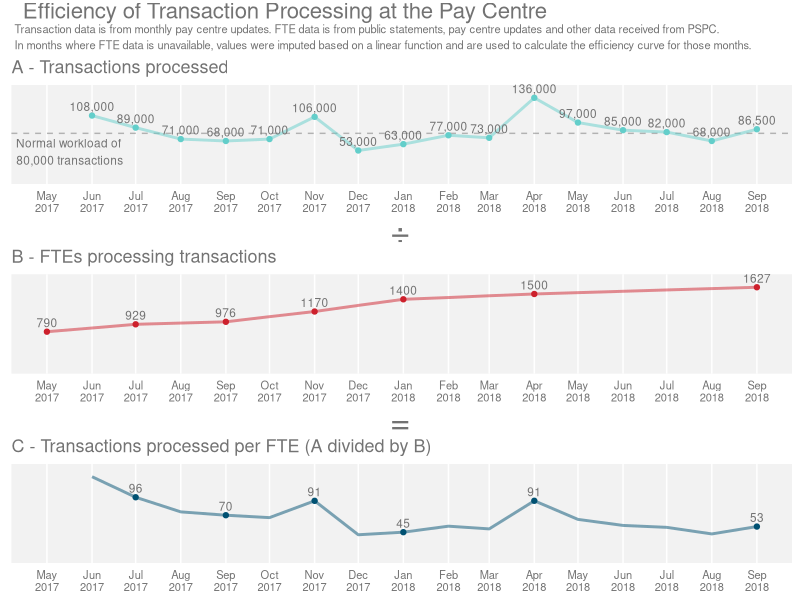
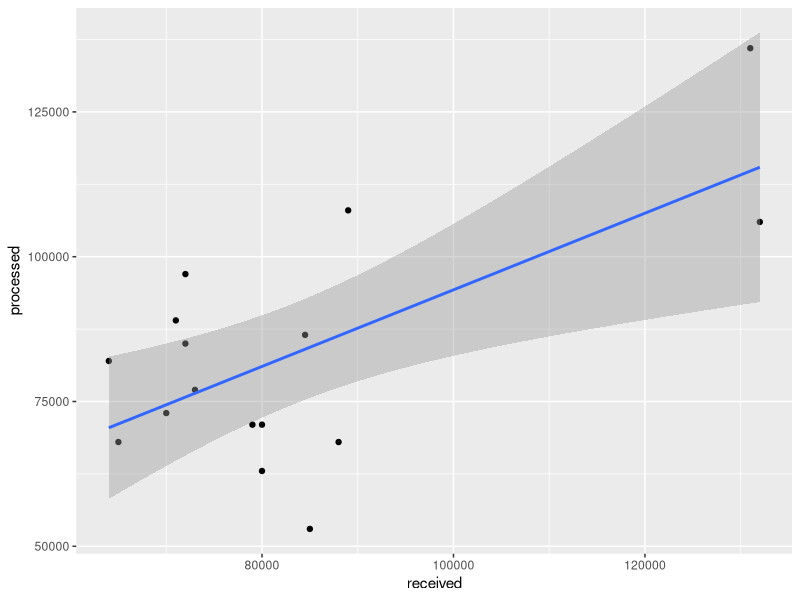
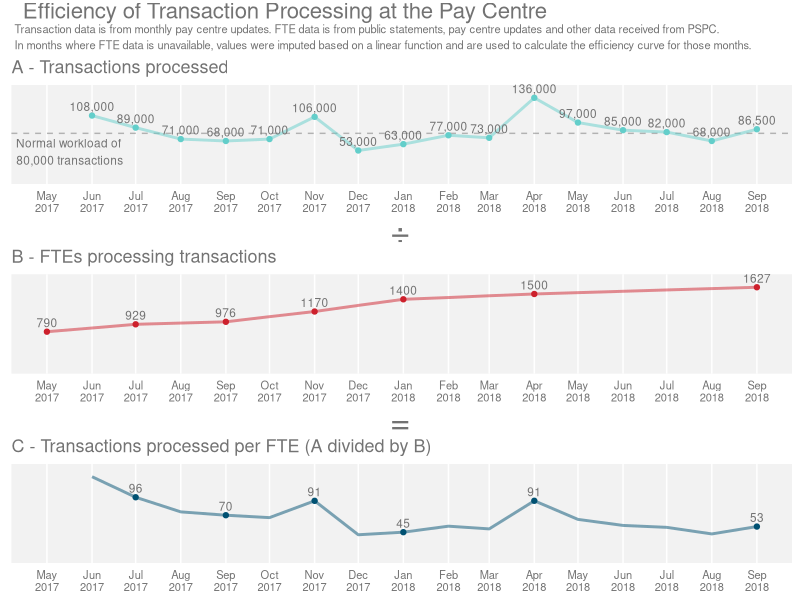

Source code (R) for these figures, in order:
## ---- chunk 1
# Load libraries
library(dplyr)
library(tidyr)
library(ggplot2)
library(readxl)
library(grid)
library(gridExtra)
library(cowplot)
library(scales)

theme_TBS <- function(textSize = 8) {
  theme(
    plot.title = element_text(size = textSize*1.618, hjust = 0, colour = "grey45", face = "plain"),
    plot.subtitle = element_text(face = "plain", size = textSize, colour = "grey45"),
    plot.caption = element_text(face = "italic", size = textSize-1, colour = "grey45"),
    #axis.title.x = element_text(size = textSize, colour = "grey45"),
    axis.title = element_blank(),
    axis.text.x = element_text(angle = 0, size = textSize, colour = "grey45", 
                               inherit.blank = FALSE),
    #axis.text.y = element_text(angle = 0, size = textSize-2, colour = "grey45", 
    #                           inherit.blank = FALSE),
    axis.text.y = element_blank(),
    axis.ticks.x = element_blank(),
    axis.ticks.y = element_blank(),
    panel.background = element_rect(fill = "grey95"),
    panel.grid = element_blank(),
    panel.grid.major.x = element_line(colour = "white"),
    panel.spacing.y = unit(2, "mm"),
    panel.spacing.x = unit(1, "mm"),
    strip.text.y = element_text(angle = 0, size = textSize, colour = "grey45", 
                                inherit.blank = FALSE),
    strip.text.x = element_text(angle = 180, size = textSize, colour = "grey45", 
                                inherit.blank = FALSE),
    strip.background = element_blank(),
    legend.position = "bottom",
    legend.text = element_text(size = textSize, colour = "grey45"),
    legend.title = element_blank(),
    axis.line = element_blank()
  )
}

title_theme <- calc_element("plot.title", theme_TBS())



# Read data and create pay dataframe
pay.df <- read_xlsx("datasets//dashboard_data.xlsx")

# Remove line breay from date, add day (the 15th) and transfrom into a date object
pay.df$month <- gsub("\r?\n|\r", " ", pay.df$month)
pay.df$month <- as.Date(paste0("01 ", pay.df$month), "%d %B %Y")

# Select columns and create Efficiency column (Processed transactions / Staff)
pay.df <- pay.df %>%
  select(month, backlog, received, processed, staff, staff_imp) %>%
  mutate(efficiency = processed / staff) %>%
  mutate(efficiency_imp = processed / staff_imp)
  
# Set colours
processed.clr <- "#63CECA"
staff.clr <- "#CD202C"
efficiency.clr <- "#005172"

# Create a graph of transactions processed by month.
# Add a dashed line indicating the "regular workload" of 80,000 cases per month
plot1 <- ggplot(pay.df, aes(x = month, y = processed, group = processed)) +
  labs(title = "A - Transactions processed") +
  xlab("Month") +
  scale_y_continuous(limits = c(0,NA), labels = comma, expand = expand_scale(mult = c(0,.15))) +
  scale_x_date(date_breaks = "1 month", date_labels = "%b\n%Y") +
  #geom_bar(stat = "identity", aes(y = processed)) +
  geom_hline(yintercept = 80000, linetype = 2, colour = "grey45", alpha = 0.5) +
  geom_path(aes(group=1), size = 1, colour = processed.clr, alpha = 0.5) +
  geom_point(colour = processed.clr) +
  geom_text(vjust = -0.5, size = 3, colour = "grey45", aes(y = processed, label = comma(processed))) +
  annotate("text", hjust = 0.3, vjust = 1.2, size = 3, colour = "grey45",
           y = 80000, 
           x = as.Date("2017-05-02"), 
           label = "Normal workload of \n80,000 transactions") +
  theme_TBS()

# Create a graph of staff levels per month.
# Values are not available for every month.
# Some have been imputed using a simple linear function.
plot2 <- ggplot(pay.df, aes(x = month, y = staff_imp, group = staff)) +
  labs(title = "B - FTEs processing transactions") +
  xlab("Month") +
  scale_y_continuous(limits = c(0,NA), expand = expand_scale(mult = c(0,.15))) +
  scale_x_date(date_breaks = "1 month", date_labels = "%b\n%Y") +
  geom_path(aes(group=1), size = 1, colour = staff.clr, alpha = 0.5) +
  geom_point(aes(y = staff), colour = staff.clr) + 
  geom_text(vjust = -0.5, size = 3, colour = "grey45", aes(y = staff, label = round(staff,0))) +
  theme_TBS()

# Create a graph of transactions per staff (efficiency) by month
plot3 <- ggplot(pay.df, aes(x = month, y = efficiency_imp, group = efficiency_imp)) +
  labs(title = "C - Transactions processed per FTE (A divided by B)") +
  xlab("Month") +
  scale_y_continuous(limits = c(0,NA), expand = expand_scale(mult = c(0,.15))) +
  scale_x_date(date_breaks = "1 month", date_labels = "%b\n%Y") +
  geom_path(aes(group=1), size = 1, colour = efficiency.clr, alpha = 0.5) +
  geom_point(aes(y = efficiency), colour = efficiency.clr) +
  geom_text(vjust = -0.5, size = 3, colour = "grey45", aes(y = efficiency, label = round(efficiency,0))) +
  theme_TBS()

title.grb <- textGrob("Efficiency of Transaction Processing at the Pay Centre", hjust = 0.72, gp=gpar(fontsize=16, col ="grey45"))
subtitle.grb <- textGrob("Transaction data is from monthly pay centre updates. FTE data is from public statements, pay centre updates and other data received from PSPC. \nIn months where FTE data is unavailable, values were imputed based on a linear function and are used to calculate the efficiency curve for those months.", 
                         x = unit(0.018,"npc"), 
                         just = "left", gp=gpar(fontsize=8, col ="grey45", fontface = "plain"))
divide.grb <- textGrob("÷",gp=gpar(fontsize=24, col ="grey45"))
equals.grb <- textGrob("=",gp=gpar(fontsize=24, col ="grey45"))

#payplots <- grid.arrange(plot1, plot2, plot3, nrow=3)

payplots <- plot_grid(title.grb, subtitle.grb, plot1, divide.grb, plot2, equals.grb, plot3, #labels = c("","a","","b","","c"),
                      align = "v", nrow = 7, rel_heights = c(1, 1.5, 8, 1, 8, 1, 8))

#save_plot(plot = payplots, "Monthly Transaction Processing Efficiency.pdf", width = 8, height = 6)
ggsave(plot = payplots, "Efficiency of Transaction Processing at the Pay Centre (May 2017 - Sep 2018).pdf", width = 8, height = 8)


payplots
## ---- chunk 2
# Create a scatterplot graphing processed vs received transactions.
# Why do we tend to see more transactions processed when more are received?
plot4 <- ggplot(pay.df, aes(x = received, y = processed)) +
  geom_point() +
  geom_smooth(method=lm)

res <- cor.test(pay.df$received, pay.df$processed, 
                    method = "pearson")
res

plot4
